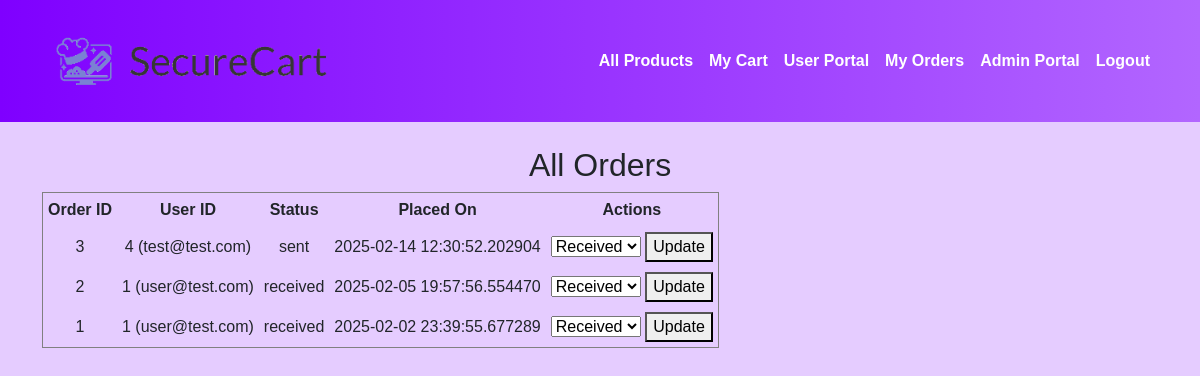
Screenshot of /admin/orders (signed in) with the database file from the repository.
### app/models.py (models this page shows, shortened)
class Order(db.Model):
    __tablename__ = "orders"
    id = db.Column(db.Integer, primary_key=True)
    user_id = db.Column(db.Integer, db.ForeignKey("users.id"), nullable=False)
    status = db.Column(db.String(50), default="received")  # e.g. 'received', 'shipped', 'delivered'
    created_at = db.Column(db.DateTime, default=datetime.utcnow)
    user = db.relationship("User", backref="orders", lazy=True)

class User(db.Model, UserMixin):
    __tablename__ = "users"
    id = db.Column(db.Integer, primary_key=True)
    name = db.Column(db.String(100), nullable=False)
    age = db.Column(db.Integer, nullable=False)
    email = db.Column(db.String(120), unique=True, nullable=False)
    phone = db.Column(db.String(20), nullable=False)
    address = db.Column(db.String(200), nullable=False)
    payment_details = db.Column(db.String(200), nullable=True)
    password = db.Column(db.String(128), nullable=False)
    is_admin = db.Column(db.Boolean, default=False)
    date_created = db.Column(db.DateTime, default=datetime.utcnow)

### app/admin.py (the view)
@admin_bp.route("/orders")
@login_required
@admin_required
def admin_orders():
    orders = Order.query.order_by(Order.created_at.desc()).all()
    return render_template("admin_orders.html", orders=orders)

### app/admin.py (called while the page is built)
def admin_required(f): #decorator is current user admin, like the default login required type
    from functools import wraps
    @wraps(f)
    def decorated_function(*args, **kwargs):
        if not current_user.is_authenticated or not current_user.is_admin:
            abort(403)  # Forbidden
        return f(*args, **kwargs)
    return decorated_function

### app/models.py (called while the page is built)
@login_manager.user_loader
def load_user(user_id):
    return User.query.get(int(user_id))

### app/templates/admin_orders.html (shortened to what this page needs)
{% extends "base.html" %}
{% block content %}
<h2>All Orders</h2>
{% if orders %}
<table border="1" cellpadding="5">
  <tr>
    <th>Order ID</th>
    <th>User ID</th>
    <th>Status</th>
    <th>Placed On</th>
    <th>Actions</th>
  </tr>
  {% for o in orders %}
  <tr>
    <td>{{ o.id }}</td>
    <td>{{ o.user_id }} ({{ o.user.email }})</td>
    <td>{{ o.status }}</td>
    <td>{{ o.created_at }}</td>
    <td>
      <form action="{{ url_for('admin.update_order_status', order_id=o.id) }}" method="POST" style="display:inline;">
        <select name="status">
          <option value="received" {% if o.status == 'received' %}selected{% endif %}>Received</option>
        </select>
        <button type="submit">Update</button>
      </form>
    </td>
  </tr>
  {% endfor %}
</table>
{% else %}
<p>No orders found.</p>
{% endif %}
{% endblock %}

### app/templates/base.html (style rules this page uses)
body, html { font-family: Verdana, Geneva, sans-serif; background-color: #E5CCFF; margin: 0; padding: 0; }

### rows the page displays
Order: id "3", user_id "4", user.email "test@test.com", status "sent", created_at "2025-02-14 12:30:52.202904"
Order: id "2", user_id "1", user.email "user@test.com", status "received", created_at "2025-02-05 19:57:56.554470", status "Received"
Order: id "1", user_id "1", user.email "user@test.com", status "received", created_at "2025-02-02 23:39:55.677289", status "Received"
